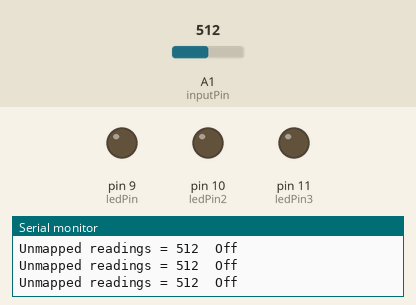
Simulated run of this sketch. Board: Arduino Uno, built with avr-gcc and run on an emulated ATmega328P. Shown: output pins drawn as LEDs (lit = HIGH), the last lines printed to the serial monitor. The inputs (shaded band) are chosen by the test bench; at power-on: A1 (inputPin) = 512.

Above: at 1.2 s.
1.3 s: A1 (inputPin) set to 327
4.3 s: A1 (inputPin) set to 306
At 5.4 s:
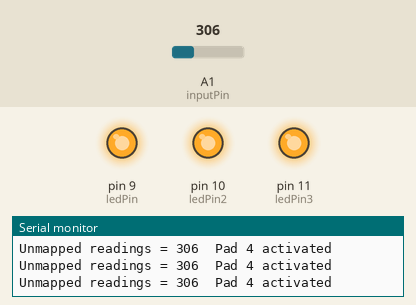
6.0 s: A1 (inputPin) set to 291
9.0 s: A1 (inputPin) set to 279
At 10.3 s:
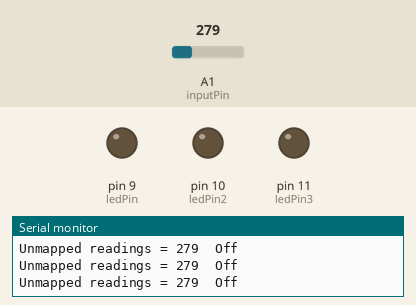
12.0 s: A1 (inputPin) set to 190
At 13.5 s:
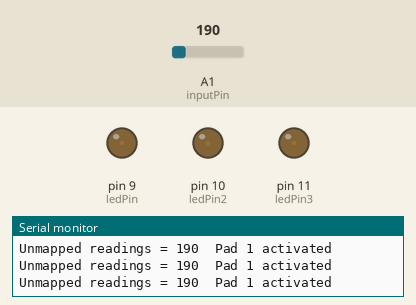
13.8 s: A1 (inputPin) set to 1023
At 15.2 s:
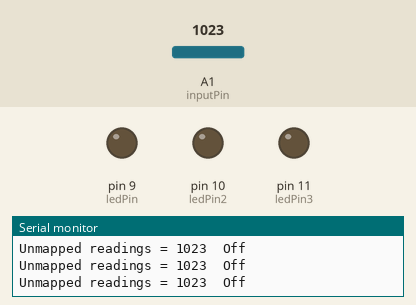
Timing chart, 0 to 16.3 s (numbered marks = the images above; inputs shaded):
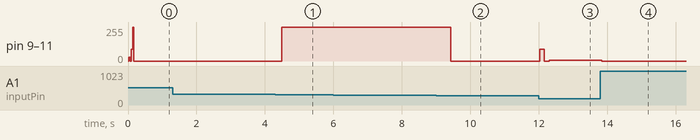

The sketch:

analog_tilt_sensor.ino
```cpp
/*
  Analog Tilt  Sensor
  October 2018
  http://thesoftcircuiteer.net/soft-sensors/
  Liza Stark

  This sketch uses smoothing, constrain, and mapping to read a fabric
  pressure sensor built with Eeontex and conductive fabric.

  It uses the smoothing example that reads repeatedly from an analog
  input, calculating a running average and printing it to the
  computer. Keeps ten readings in an array and continually
  averages them.

  It then constrains that value, then maps it to a usable range,
  and writes the new value to an LED.

  Smoothing example
  http://www.arduino.cc/en/Tutorial/Smoothing

  constrain(value, min, max);

  map(value, fromLow, fromHigh, toLow, toHigh)
  https://www.arduino.cc/en/Reference/Map
*/

// Define the number of samples to keep track of. The higher the number, the
// more the readings will be smoothed, but the slower the output will respond to
// the input. Using a constant rather than a normal variable lets us use this
// value to determine the size of the readings array.
const int numReadings = 10;

int readings[numReadings];      // the readings from the analog input
int readIndex = 0;              // the index of the current reading
int total = 0;                  // the running total
int average = 0;                // the average

int inputPin = A1;
int ledPin = 9;     // select the pin for the LED
int ledPin2 = 10;     // select the pin for the LED
int ledPin3 = 11;    // select the pin for the LED

//LED brightness values
int padOne = 5;
int padTwo = 30;
int padThree = 90;
int padFour = 255;

void setup() {
  // initialize serial communication with computer:
  Serial.begin(9600);
  // initialize all the readings to 0:
  for (int thisReading = 0; thisReading < numReadings; thisReading++) {
    readings[thisReading] = 0;
  }
  pinMode(ledPin, OUTPUT);
  pinMode(ledPin2, OUTPUT);
  pinMode(ledPin3, OUTPUT);
}

void loop() {
  // subtract the last reading:
  total = total - readings[readIndex];
  // read from the sensor:
  readings[readIndex] = analogRead(inputPin);
  // add the reading to the total:
  total = total + readings[readIndex];
  // advance to the next position in the array:
  readIndex = readIndex + 1;

  // if we're at the end of the array...
  if (readIndex >= numReadings) {
    // ...wrap around to the beginning:
    readIndex = 0;
  }

  // calculate the average:
  average = total / numReadings;
  // send it to the computer as ASCII digits
  Serial.print("Unmapped readings = ");
  Serial.print(average);

  Serial.print("\t");

//these if statements determine which "pad" is activated
//change these numbers based on your own readings
  if (average >= 180 && average <= 200) {

    //write the new value to the LED
    analogWrite(ledPin, padOne);
    analogWrite(ledPin2, padOne);
    analogWrite(ledPin3, padOne);
    Serial.println("Pad 1 activated");

  } else if (average >= 146 && average <= 160) {

    //write the new value to the LED
    analogWrite(ledPin, padTwo);
    analogWrite(ledPin2, padTwo);
    analogWrite(ledPin3, padTwo);
    Serial.println("Pad 2 activated");

  } else if (average >= 250 && average <= 270) {

    //write the new value to the LED
    analogWrite(ledPin, padThree);
    analogWrite(ledPin2, padThree);
    analogWrite(ledPin3, padThree);
    Serial.println("Pad 3 activated");

  } else if (average >= 280 && average <= 315) {

    //write the new value to the LED
    analogWrite(ledPin, padFour);
    analogWrite(ledPin2, padFour);
    analogWrite(ledPin3, padFour);
    Serial.println("Pad 4 activated");

  } else {
    analogWrite(ledPin, 0);
    analogWrite(ledPin2, 0);
    analogWrite(ledPin3, 0);
    Serial.println("Off");

  }
  delay(1);        // delay in between reads for stability

}
```

Measured:
- the behaviour switches between 316 and 315 on A1 (inputPin) (found by bisection; images 0 and 1)
- the behaviour switches between 280 and 279 on A1 (inputPin) (found by bisection; images 1 and 2)
- after the input at 4.3 s, pin 9 (ledPin), pin 10 (ledPin2), pin 11 (ledPin3): 0/255 → 255/255 after 0.19 s
- after the input at 9.0 s, pin 9 (ledPin), pin 10 (ledPin2), pin 11 (ledPin3): 255/255 → 0/255 after 0.43 s
- after the input at 12.0 s, pin 9 (ledPin), pin 10 (ledPin2), pin 11 (ledPin3): 0/255 → 90/255 at once, → 0/255 0.13 s later, → 5/255 0.15 s later
- after the input at 13.8 s, pin 9 (ledPin), pin 10 (ledPin2), pin 11 (ledPin3): 5/255 → 0/255 at once
